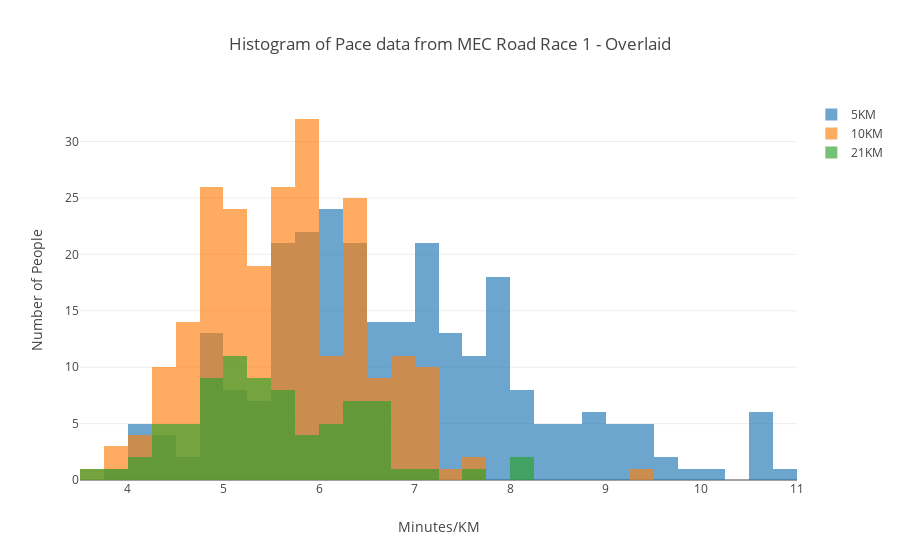
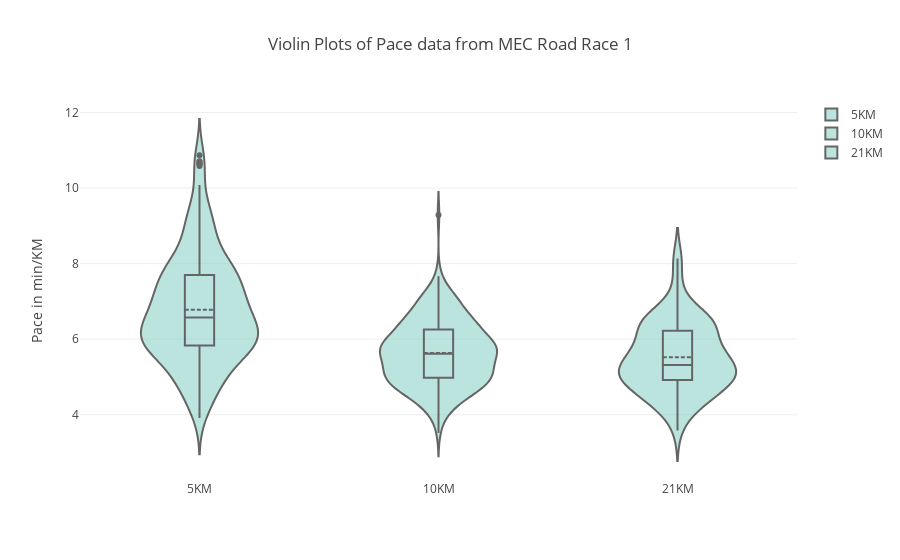
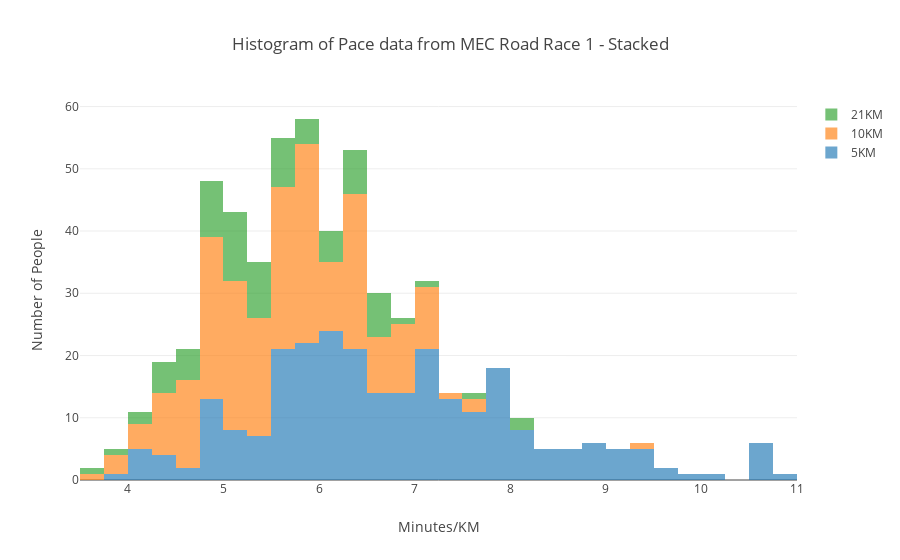

The code cell stored with these charts, in order, in its notebook:
### Code cell
races = [five, ten, half]
races_str = ["5KM", "10KM", "21KM"]
histograms = []
violins = []

for race, race_str in zip(races, races_str):
    new = race["pace_km"].str.split(":", n = 1, expand = True)
    new.columns = ["m", "s"]
    new.s = pd.to_numeric(new.s)
    new.m = pd.to_numeric(new.m)
    race["pace_s"] = new.m * 60 + new.s
    race["pace_m"] = race.pace_s / 60.0
    race["distance"] = race_str
    histograms.append(
        go.Histogram(
            x=race["pace_m"],
            name=race_str,
            opacity=0.65,
            xbins=dict(
                start='3',
                end='12',
                size= '0.25'),
                )
    )
    
    violins.append({
            "type": 'violin',
            "y": race["pace_m"],
            "x" : race["distance"],
            "name": race_str,
            "box": {
                "visible": True
            },
            "line": {
                "color": 'black'
            },
            "meanline": {
                "visible": True
            },
            "fillcolor": '#8dd3c7',
            "opacity": 0.6,
            "x0": 'Total Bill'
        })


    
data = histograms
layout = go.Layout(barmode='overlay', title="Histogram of Pace data from MEC Road Race 1 - Overlaid")
layout["xaxis.title"] = "Minutes/KM"
layout["yaxis.title"] = "Number of People"
fig = go.Figure(data=data, layout=layout)
offline.iplot(fig, filename='stacked-subplots-shared-xaxes')

    

data2 = violins
fig2 = {
    "data": data2,
    "layout" : {
        "title": "Violin Plots of Pace data from MEC Road Race 1",
        "yaxis": {
            "zeroline": False,
            "title": "Pace in min/KM"
        }
    }
}
offline.iplot(fig2, filename='stacked-subplots-shared-xaxes')

    
data3 = histograms
layout3 = go.Layout(barmode='stack', title="Histogram of Pace data from MEC Road Race 1 - Stacked")
layout3["xaxis.title"] = "Minutes/KM"
layout3["yaxis.title"] = "Number of People"
fig3 = go.Figure(data=data3, layout=layout3)
offline.iplot(fig3, filename='stacked-subplots-shared-xaxes')

### Figure 1 — Plotly figure (JSON) as saved in the notebook; plotly's stock layout.template omitted (floating-point values rounded to 4 significant figures; data arrays with more than 128 entries replaced by an {"elided": "..."} marker saying what was removed)
{"data": [{"name": "5KM", "opacity": 0.65, "type": "histogram", "uid": "6d609e24-b6bb-473a-8460-a4fbbd1d51f2", "x": {"elided": "264 float values"}, "xbins": {"end": "12", "size": "0.25", "start": "3"}}, {"name": "10KM", "opacity": 0.65, "type": "histogram", "uid": "93eb8b48-35fb-4a73-9def-41f7f2e26949", "x": {"elided": "229 float values"}, "xbins": {"end": "12", "size": "0.25", "start": "3"}}, {"name": "21KM", "opacity": 0.65, "type": "histogram", "uid": "9d2690a0-af65-47af-baf0-9b55a6813836", "x": [3.583, 3.95, 4.117, 4.183, 4.283, 4.317, 4.35, 4.45, 4.45, 4.5, 4.533, 4.533, 4.567, 4.7, 4.75, 4.8, 4.817, 4.867, 4.883, 4.917, 4.917, 4.917, 4.983, 5, 5.017, 5.017, 5.05, 5.067, 5.1, 5.1, 5.117, 5.133, 5.133, 5.183, 5.25, 5.25, 5.283, 5.3, 5.317, 5.317, 5.433, 5.45, 5.483, 5.517, 5.55, 5.55, 5.667, 5.683, 5.717, 5.733, 5.733, 5.75, 5.883, 5.883, 5.917, 6, 6.017, 6.15, 6.2, 6.233, 6.267, 6.317, 6.4, 6.45, 6.45, 6.467, 6.483, 6.5, 6.5, 6.567, 6.583, 6.633, 6.65, 6.65, 6.75, 7.133, 7.517, 8.133, 8.133], "xbins": {"end": "12", "size": "0.25", "start": "3"}}], "layout": {"autosize": true, "barmode": "overlay", "title": {"text": "Histogram of Pace data from MEC Road Race 1 - Overlaid"}, "xaxis": {"autorange": true, "range": [3.5, 11], "title": {"text": "Minutes/KM"}, "type": "linear"}, "yaxis": {"autorange": true, "range": [0, 33.68], "title": {"text": "Number of People"}}}}

### Figure 2 — Plotly figure (JSON) as saved in the notebook; plotly's stock layout.template omitted (floating-point values rounded to 4 significant figures; data arrays with more than 128 entries replaced by an {"elided": "..."} marker saying what was removed)
{"data": [{"box": {"visible": true}, "fillcolor": "#8dd3c7", "line": {"color": "black"}, "meanline": {"visible": true}, "name": "5KM", "opacity": 0.6, "type": "violin", "uid": "75419dbd-b05e-4d27-8f28-d3ce04e8e4a8", "x": {"elided": "264 str values"}, "x0": "Total Bill", "y": {"elided": "264 float values"}}, {"box": {"visible": true}, "fillcolor": "#8dd3c7", "line": {"color": "black"}, "meanline": {"visible": true}, "name": "10KM", "opacity": 0.6, "type": "violin", "uid": "3a2b68a4-0e61-4774-8703-5967982a00e4", "x": {"elided": "229 str values"}, "x0": "Total Bill", "y": {"elided": "229 float values"}}, {"box": {"visible": true}, "fillcolor": "#8dd3c7", "line": {"color": "black"}, "meanline": {"visible": true}, "name": "21KM", "opacity": 0.6, "type": "violin", "uid": "5d70293c-9a3e-4035-b494-5500bbe3b438", "x": ["21KM", "21KM", "21KM", "21KM", "21KM", "21KM", "21KM", "21KM", "21KM", "21KM", "21KM", "21KM", "21KM", "21KM", "21KM", "21KM", "21KM", "21KM", "21KM", "21KM", "21KM", "21KM", "21KM", "21KM", "21KM", "21KM", "21KM", "21KM", "21KM", "21KM", "21KM", "21KM", "21KM", "21KM", "21KM", "21KM", "21KM", "21KM", "21KM", "21KM", "21KM", "21KM", "21KM", "21KM", "21KM", "21KM", "21KM", "21KM", "21KM", "21KM", "21KM", "21KM", "21KM", "21KM", "21KM", "21KM", "21KM", "21KM", "21KM", "21KM", "21KM", "21KM", "21KM", "21KM", "21KM", "21KM", "21KM", "21KM", "21KM", "21KM", "21KM", "21KM", "21KM", "21KM", "21KM", "21KM", "21KM", "21KM", "21KM"], "x0": "Total Bill", "y": [3.583, 3.95, 4.117, 4.183, 4.283, 4.317, 4.35, 4.45, 4.45, 4.5, 4.533, 4.533, 4.567, 4.7, 4.75, 4.8, 4.817, 4.867, 4.883, 4.917, 4.917, 4.917, 4.983, 5, 5.017, 5.017, 5.05, 5.067, 5.1, 5.1, 5.117, 5.133, 5.133, 5.183, 5.25, 5.25, 5.283, 5.3, 5.317, 5.317, 5.433, 5.45, 5.483, 5.517, 5.55, 5.55, 5.667, 5.683, 5.717, 5.733, 5.733, 5.75, 5.883, 5.883, 5.917, 6, 6.017, 6.15, 6.2, 6.233, 6.267, 6.317, 6.4, 6.45, 6.45, 6.467, 6.483, 6.5, 6.5, 6.567, 6.583, 6.633, 6.65, 6.65, 6.75, 7.133, 7.517, 8.133, 8.133]}], "layout": {"autosize": true, "title": {"text": "Violin Plots of Pace data from MEC Road Race 1"}, "xaxis": {"autorange": true, "range": [-0.5, 2.5], "type": "category"}, "yaxis": {"autorange": true, "range": [2.272, 12.33], "title": {"text": "Pace in min/KM"}, "type": "linear", "zeroline": false}}}

### Figure 3 — Plotly figure (JSON) as saved in the notebook; plotly's stock layout.template omitted (floating-point values rounded to 4 significant figures; data arrays with more than 128 entries replaced by an {"elided": "..."} marker saying what was removed)
{"data": [{"name": "5KM", "opacity": 0.65, "type": "histogram", "uid": "54c3139b-ab8b-429c-b9f5-73777cc29a10", "x": {"elided": "264 float values"}, "xbins": {"end": "12", "size": "0.25", "start": "3"}}, {"name": "10KM", "opacity": 0.65, "type": "histogram", "uid": "575ffdf7-f597-4f31-b6f4-29e4958131d9", "x": {"elided": "229 float values"}, "xbins": {"end": "12", "size": "0.25", "start": "3"}}, {"name": "21KM", "opacity": 0.65, "type": "histogram", "uid": "c4df2534-321b-4057-be4f-b7e1af463b94", "x": [3.583, 3.95, 4.117, 4.183, 4.283, 4.317, 4.35, 4.45, 4.45, 4.5, 4.533, 4.533, 4.567, 4.7, 4.75, 4.8, 4.817, 4.867, 4.883, 4.917, 4.917, 4.917, 4.983, 5, 5.017, 5.017, 5.05, 5.067, 5.1, 5.1, 5.117, 5.133, 5.133, 5.183, 5.25, 5.25, 5.283, 5.3, 5.317, 5.317, 5.433, 5.45, 5.483, 5.517, 5.55, 5.55, 5.667, 5.683, 5.717, 5.733, 5.733, 5.75, 5.883, 5.883, 5.917, 6, 6.017, 6.15, 6.2, 6.233, 6.267, 6.317, 6.4, 6.45, 6.45, 6.467, 6.483, 6.5, 6.5, 6.567, 6.583, 6.633, 6.65, 6.65, 6.75, 7.133, 7.517, 8.133, 8.133], "xbins": {"end": "12", "size": "0.25", "start": "3"}}], "layout": {"autosize": true, "barmode": "stack", "title": {"text": "Histogram of Pace data from MEC Road Race 1 - Stacked"}, "xaxis": {"autorange": true, "range": [3.5, 11], "title": {"text": "Minutes/KM"}, "type": "linear"}, "yaxis": {"autorange": true, "range": [0, 61.05], "title": {"text": "Number of People"}}}}
